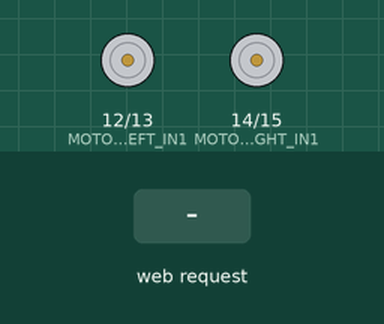
Simulated run of this sketch. Board: ESP32. On the bench: motor-driver pin pairs drawn as motors (green arrow = first pin HIGH = forward, orange = second pin HIGH = backward, longer = more drive). Inputs (shaded band) come from the test bench. WiFi joins after 1.5 s; servers stay silent unless stated; the camera gives no picture; what the sketch prints to the serial monitor is not drawn.

Above: at 4.0 s.
4.1 s: HTTP request GET /control?cmd=forward received
At 5.3 s:
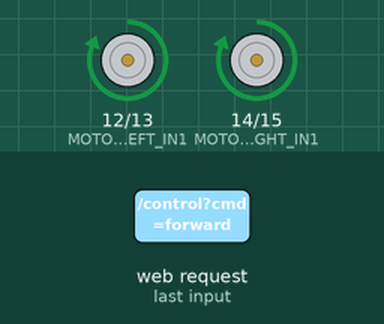
5.6 s: HTTP request GET /control?cmd=backward received
At 6.5 s:
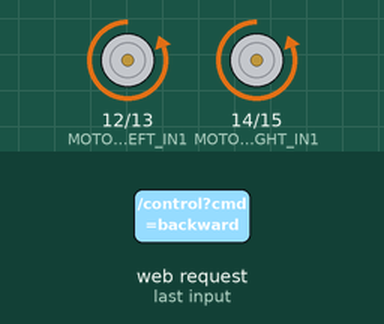
7.1 s: HTTP request GET /control?cmd=left received
At 7.7 s:
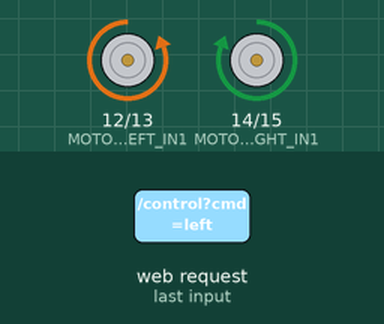
8.6 s: HTTP request GET /control?cmd=right received
At 10.0 s:
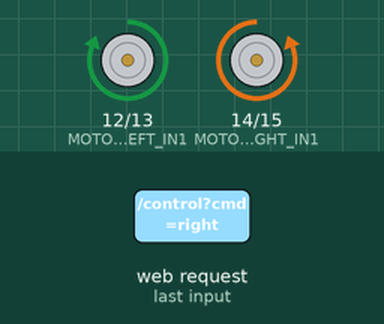
Timing chart, 0 to 11.1 s (numbered marks = the images above; inputs shaded):
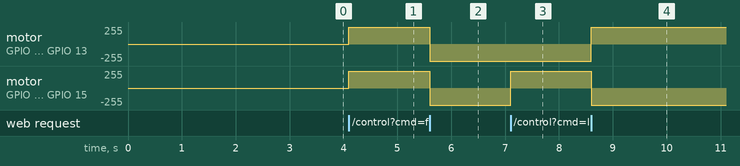

The sketch:

ESP32-CAM_Surveillance_Robot_Code.ino
```cpp
/*
 * ============================================================
 * ESP32-CAM SURVEILLANCE ROBOT
 * ============================================================
 *
 * Board:
 *   AI-Thinker ESP32-CAM
 *
 * Features:
 *   - Wi-Fi connection
 *   - Live MJPEG camera stream
 *   - Browser-based robot control
 *   - Forward / Backward / Left / Right / Stop
 *   - L298N motor driver control
 *
 * Hardware:
 *   AI-Thinker ESP32-CAM
 *   OV2640 camera
 *   L298N motor driver
 *   2 x DC geared motors
 *
 * IMPORTANT:
 *   Replace the Wi-Fi credentials below before uploading.
 *   Never publish your real Wi-Fi password on GitHub.
 *
 * ============================================================
 */

#include "esp_camera.h"
#include <WiFi.h>
#include <WebServer.h>

// ============================================================
// WI-FI SETTINGS
// ============================================================

const char* WIFI_SSID = "YOUR_WIFI_NAME";
const char* WIFI_PASSWORD = "YOUR_WIFI_PASSWORD";

// ============================================================
// AI-THINKER ESP32-CAM CAMERA PINS
// ============================================================

#define PWDN_GPIO_NUM     32
#define RESET_GPIO_NUM    -1
#define XCLK_GPIO_NUM      0
#define SIOD_GPIO_NUM     26
#define SIOC_GPIO_NUM     27

#define Y9_GPIO_NUM       35
#define Y8_GPIO_NUM       34
#define Y7_GPIO_NUM       39
#define Y6_GPIO_NUM       36
#define Y5_GPIO_NUM       21
#define Y4_GPIO_NUM       19
#define Y3_GPIO_NUM       18
#define Y2_GPIO_NUM        5

#define VSYNC_GPIO_NUM    25
#define HREF_GPIO_NUM     23
#define PCLK_GPIO_NUM     22

// ============================================================
// L298N MOTOR PINS
// ============================================================

#define MOTOR_LEFT_IN1    12
#define MOTOR_LEFT_IN2    13

#define MOTOR_RIGHT_IN1   14
#define MOTOR_RIGHT_IN2   15

// ============================================================
// WEB SERVER
// ============================================================

WebServer server(80);

// ============================================================
// MOTOR FUNCTIONS
// ============================================================

void stopMotors() {

  digitalWrite(MOTOR_LEFT_IN1, LOW);
  digitalWrite(MOTOR_LEFT_IN2, LOW);

  digitalWrite(MOTOR_RIGHT_IN1, LOW);
  digitalWrite(MOTOR_RIGHT_IN2, LOW);
}

void moveForward() {

  digitalWrite(MOTOR_LEFT_IN1, HIGH);
  digitalWrite(MOTOR_LEFT_IN2, LOW);

  digitalWrite(MOTOR_RIGHT_IN1, HIGH);
  digitalWrite(MOTOR_RIGHT_IN2, LOW);
}

void moveBackward() {

  digitalWrite(MOTOR_LEFT_IN1, LOW);
  digitalWrite(MOTOR_LEFT_IN2, HIGH);

  digitalWrite(MOTOR_RIGHT_IN1, LOW);
  digitalWrite(MOTOR_RIGHT_IN2, HIGH);
}

void turnLeft() {

  digitalWrite(MOTOR_LEFT_IN1, LOW);
  digitalWrite(MOTOR_LEFT_IN2, HIGH);

  digitalWrite(MOTOR_RIGHT_IN1, HIGH);
  digitalWrite(MOTOR_RIGHT_IN2, LOW);
}

void turnRight() {

  digitalWrite(MOTOR_LEFT_IN1, HIGH);
  digitalWrite(MOTOR_LEFT_IN2, LOW);

  digitalWrite(MOTOR_RIGHT_IN1, LOW);
  digitalWrite(MOTOR_RIGHT_IN2, HIGH);
}

// ============================================================
// WEB PAGE
// ============================================================

const char MAIN_PAGE[] PROGMEM = R"rawliteral(

<!DOCTYPE html>

<html>

<head>

<meta name="viewport"
      content="width=device-width,initial-scale=1">

<title>ESP32-CAM Surveillance Robot</title>

<style>

body {
  background: #111;
  color: white;
  font-family: Arial;
  text-align: center;
  margin: 0;
  padding: 15px;
}

h1 {
  font-size: 24px;
}

img {
  width: 100%;
  max-width: 640px;
  border: 2px solid #444;
  border-radius: 10px;
}

button {
  width: 120px;
  height: 55px;
  margin: 6px;
  font-size: 17px;
  font-weight: bold;
  border: 0;
  border-radius: 10px;
  background: #333;
  color: white;
}

button:active {
  background: #777;
}

.controls {
  max-width: 450px;
  margin: auto;
}

</style>

</head>

<body>

<h1>ESP32-CAM Surveillance Robot</h1>

<img src="/stream">

<div class="controls">

  <div>
    <button onclick="cmd('forward')">
      FORWARD
    </button>
  </div>

  <div>

    <button onclick="cmd('left')">
      LEFT
    </button>

    <button onclick="cmd('stop')">
      STOP
    </button>

    <button onclick="cmd('right')">
      RIGHT
    </button>

  </div>

  <div>

    <button onclick="cmd('backward')">
      BACKWARD
    </button>

  </div>

</div>

<script>

function cmd(direction) {

  fetch('/control?cmd=' + direction);

}

</script>

</body>

</html>

)rawliteral";

// ============================================================
// ROOT WEB PAGE
// ============================================================

void handleRoot() {

  server.send(
    200,
    "text/html",
    MAIN_PAGE
  );
}

// ============================================================
// MOTOR CONTROL WEB ENDPOINT
// ============================================================

void handleControl() {

  if (!server.hasArg("cmd")) {

    server.send(
      400,
      "text/plain",
      "Missing command"
    );

    return;
  }

  String command = server.arg("cmd");

  if (command == "forward") {

    moveForward();

  }

  else if (command == "backward") {

    moveBackward();

  }

  else if (command == "left") {

    turnLeft();

  }

  else if (command == "right") {

    turnRight();

  }

  else if (command == "stop") {

    stopMotors();

  }

  else {

    server.send(
      400,
      "text/plain",
      "Unknown command"
    );

    return;
  }

  server.send(
    200,
    "text/plain",
    "OK"
  );
}

// ============================================================
// MJPEG CAMERA STREAM
// ============================================================

void handleStream() {

  WiFiClient client = server.client();

  client.print(
    "HTTP/1.1 200 OK\r\n"
    "Content-Type: multipart/x-mixed-replace; "
    "boundary=frame\r\n"
    "Cache-Control: no-cache\r\n"
    "Access-Control-Allow-Origin: *\r\n\r\n"
  );

  while (client.connected()) {

    camera_fb_t* fb =
      esp_camera_fb_get();

    if (!fb) {

      Serial.println(
        "Camera capture failed"
      );

      break;
    }

    client.printf(
      "--frame\r\n"
      "Content-Type: image/jpeg\r\n"
      "Content-Length: %u\r\n\r\n",
      fb->len
    );

    client.write(
      fb->buf,
      fb->len
    );

    client.print("\r\n");

    esp_camera_fb_return(fb);

    delay(30);
  }
}

// ============================================================
// CAMERA INITIALIZATION
// ============================================================

bool setupCamera() {

  camera_config_t config;

  config.ledc_channel =
    LEDC_CHANNEL_0;

  config.ledc_timer =
    LEDC_TIMER_0;

  config.pin_d0 =
    Y2_GPIO_NUM;

  config.pin_d1 =
    Y3_GPIO_NUM;

  config.pin_d2 =
    Y4_GPIO_NUM;

  config.pin_d3 =
    Y5_GPIO_NUM;

  config.pin_d4 =
    Y6_GPIO_NUM;

  config.pin_d5 =
    Y7_GPIO_NUM;

  config.pin_d6 =
    Y8_GPIO_NUM;

  config.pin_d7 =
    Y9_GPIO_NUM;

  config.pin_xclk =
    XCLK_GPIO_NUM;

  config.pin_pclk =
    PCLK_GPIO_NUM;

  config.pin_vsync =
    VSYNC_GPIO_NUM;

  config.pin_href =
    HREF_GPIO_NUM;

  config.pin_sccb_sda =
    SIOD_GPIO_NUM;

  config.pin_sccb_scl =
    SIOC_GPIO_NUM;

  config.pin_pwdn =
    PWDN_GPIO_NUM;

  config.pin_reset =
    RESET_GPIO_NUM;

  config.xclk_freq_hz =
    20000000;

  config.pixel_format =
    PIXFORMAT_JPEG;

  if (psramFound()) {

    config.frame_size =
      FRAMESIZE_VGA;

    config.jpeg_quality =
      10;

    config.fb_count =
      2;

  }

  else {

    config.frame_size =
      FRAMESIZE_QVGA;

    config.jpeg_quality =
      12;

    config.fb_count =
      1;
  }

  esp_err_t err =
    esp_camera_init(&config);

  if (err != ESP_OK) {

    Serial.printf(
      "Camera init failed: 0x%x\n",
      err
    );

    return false;
  }

  sensor_t* sensor =
    esp_camera_sensor_get();

  if (sensor) {

    sensor->set_framesize(
      sensor,
      FRAMESIZE_VGA
    );
  }

  return true;
}

// ============================================================
// SETUP
// ============================================================

void setup() {

  Serial.begin(115200);

  delay(1000);

  // Motor pins

  pinMode(
    MOTOR_LEFT_IN1,
    OUTPUT
  );

  pinMode(
    MOTOR_LEFT_IN2,
    OUTPUT
  );

  pinMode(
    MOTOR_RIGHT_IN1,
    OUTPUT
  );

  pinMode(
    MOTOR_RIGHT_IN2,
    OUTPUT
  );

  stopMotors();

  Serial.println();
  Serial.println(
    "ESP32-CAM Surveillance Robot"
  );

  Serial.println(
    "Starting camera..."
  );

  if (!setupCamera()) {

    Serial.println(
      "Camera initialization failed."
    );

    while (true) {

      delay(1000);

    }
  }

  // Wi-Fi

  WiFi.begin(
    WIFI_SSID,
    WIFI_PASSWORD
  );

  Serial.print(
    "Connecting to Wi-Fi"
  );

  while (
    WiFi.status() != WL_CONNECTED
  ) {

    delay(500);

    Serial.print(".");
  }

  Serial.println();

  Serial.println(
    "Wi-Fi connected!"
  );

  Serial.print(
    "Robot IP address: "
  );

  Serial.println(
    WiFi.localIP()
  );

  // Web server routes

  server.on(
    "/",
    HTTP_GET,
    handleRoot
  );

  server.on(
    "/control",
    HTTP_GET,
    handleControl
  );

  server.on(
    "/stream",
    HTTP_GET,
    handleStream
  );

  server.begin();

  Serial.println(
    "Web server started."
  );

  Serial.println(
    "Open the IP address in your browser."
  );
}

// ============================================================
// MAIN LOOP
// ============================================================

void loop() {

  server.handleClient();

}
```

Measured:
- after the input at 4.1 s, motor on GPIO 12 (MOTOR_LEFT_IN1) / GPIO 13 (MOTOR_LEFT_IN2), motor on GPIO 14 (MOTOR_RIGHT_IN1) / GPIO 15 (MOTOR_RIGHT_IN2): stopped → forward 255/255 at once
- after the input at 5.6 s, motor on GPIO 12 (MOTOR_LEFT_IN1) / GPIO 13 (MOTOR_LEFT_IN2), motor on GPIO 14 (MOTOR_RIGHT_IN1) / GPIO 15 (MOTOR_RIGHT_IN2): forward 255/255 → backward 255/255 at once
- after the input at 7.1 s, motor on GPIO 14 (MOTOR_RIGHT_IN1) / GPIO 15 (MOTOR_RIGHT_IN2): backward 255/255 → forward 255/255 at once
- after the input at 8.6 s, motor on GPIO 12 (MOTOR_LEFT_IN1) / GPIO 13 (MOTOR_LEFT_IN2): backward 255/255 → forward 255/255 at once; motor on GPIO 14 (MOTOR_RIGHT_IN1) / GPIO 15 (MOTOR_RIGHT_IN2): forward 255/255 → backward 255/255 at once
